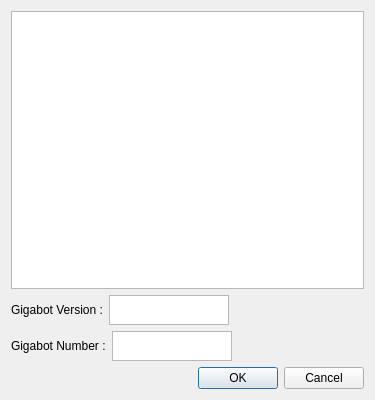
<?xml version="1.0" encoding="UTF-8"?>
<ui version="4.0">
 <class>MoreInfoWindow</class>
 <widget class="QDialog" name="MoreInfoWindow">
  <property name="geometry">
   <rect>
    <x>0</x>
    <y>0</y>
    <width>375</width>
    <height>400</height>
   </rect>
  </property>
  <property name="sizePolicy">
   <sizepolicy hsizetype="Fixed" vsizetype="Fixed">
    <horstretch>0</horstretch>
    <verstretch>0</verstretch>
   </sizepolicy>
  </property>
  <property name="minimumSize">
   <size>
    <width>375</width>
    <height>400</height>
   </size>
  </property>
  <property name="maximumSize">
   <size>
    <width>375</width>
    <height>400</height>
   </size>
  </property>
  <property name="windowTitle">
   <string>Dialog</string>
  </property>
  <layout class="QVBoxLayout" name="verticalLayout">
   <item>
    <widget class="QTextBrowser" name="DataOutput"/>
   </item>
   <item>
    <layout class="QHBoxLayout" name="horizontalLayout_2">
     <item>
      <widget class="QLabel" name="VersionText">
       <property name="maximumSize">
        <size>
         <width>120</width>
         <height>40</height>
        </size>
       </property>
       <property name="text">
        <string>Gigabot Version :</string>
       </property>
      </widget>
     </item>
     <item>
      <widget class="QTextEdit" name="VersionInput">
       <property name="sizePolicy">
        <sizepolicy hsizetype="Expanding" vsizetype="Minimum">
         <horstretch>0</horstretch>
         <verstretch>0</verstretch>
        </sizepolicy>
       </property>
       <property name="maximumSize">
        <size>
         <width>120</width>
         <height>30</height>
        </size>
       </property>
      </widget>
     </item>
     <item>
      <spacer name="horizontalSpacer">
       <property name="orientation">
        <enum>Qt::Horizontal</enum>
       </property>
       <property name="sizeHint" stdset="0">
        <size>
         <width>40</width>
         <height>20</height>
        </size>
       </property>
      </spacer>
     </item>
    </layout>
   </item>
   <item>
    <layout class="QHBoxLayout" name="horizontalLayout">
     <item>
      <widget class="QLabel" name="NumberText">
       <property name="maximumSize">
        <size>
         <width>120</width>
         <height>40</height>
        </size>
       </property>
       <property name="text">
        <string>Gigabot Number :</string>
       </property>
      </widget>
     </item>
     <item>
      <widget class="QTextEdit" name="NumberInput">
       <property name="sizePolicy">
        <sizepolicy hsizetype="Expanding" vsizetype="Minimum">
         <horstretch>0</horstretch>
         <verstretch>0</verstretch>
        </sizepolicy>
       </property>
       <property name="maximumSize">
        <size>
         <width>120</width>
         <height>30</height>
        </size>
       </property>
      </widget>
     </item>
     <item>
      <spacer name="horizontalSpacer_2">
       <property name="orientation">
        <enum>Qt::Horizontal</enum>
       </property>
       <property name="sizeHint" stdset="0">
        <size>
         <width>40</width>
         <height>20</height>
        </size>
       </property>
      </spacer>
     </item>
    </layout>
   </item>
   <item>
    <widget class="QDialogButtonBox" name="Button">
     <property name="standardButtons">
      <set>QDialogButtonBox::Cancel|QDialogButtonBox::Ok</set>
     </property>
    </widget>
   </item>
  </layout>
 </widget>
 <resources/>
 <connections/>
</ui>
